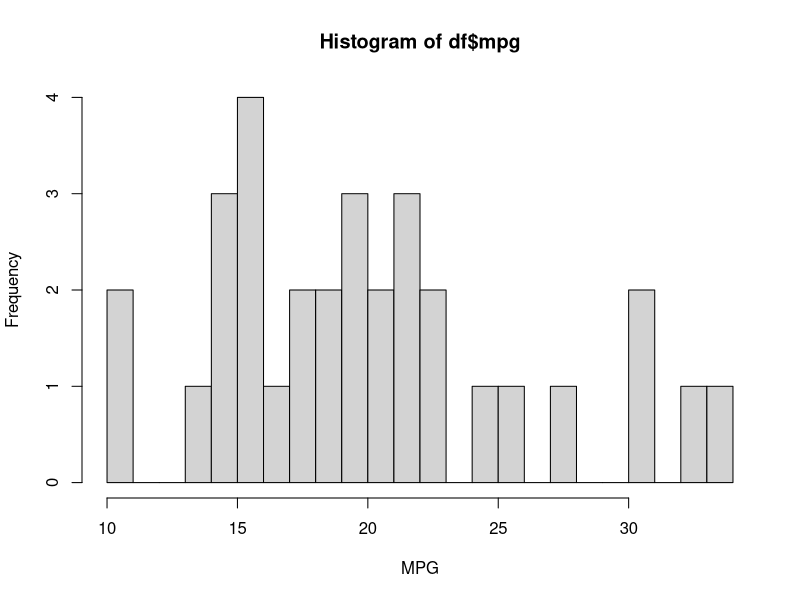
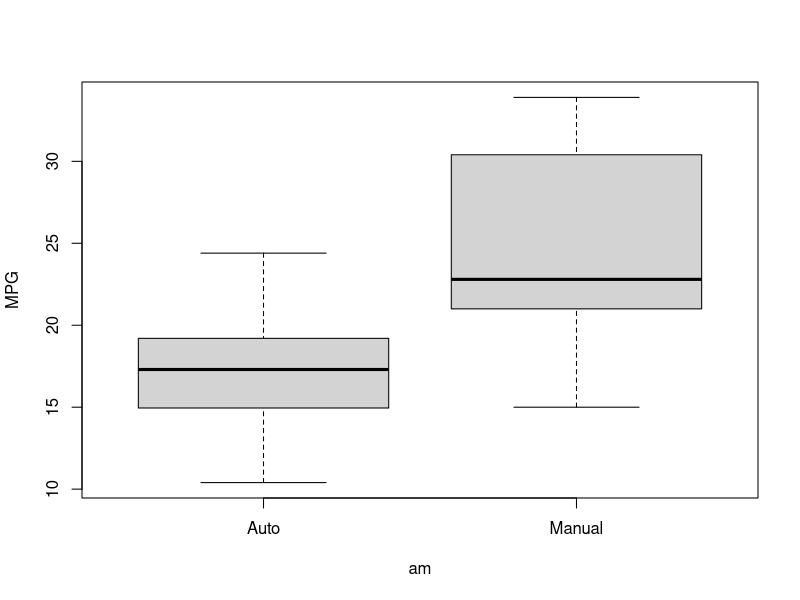
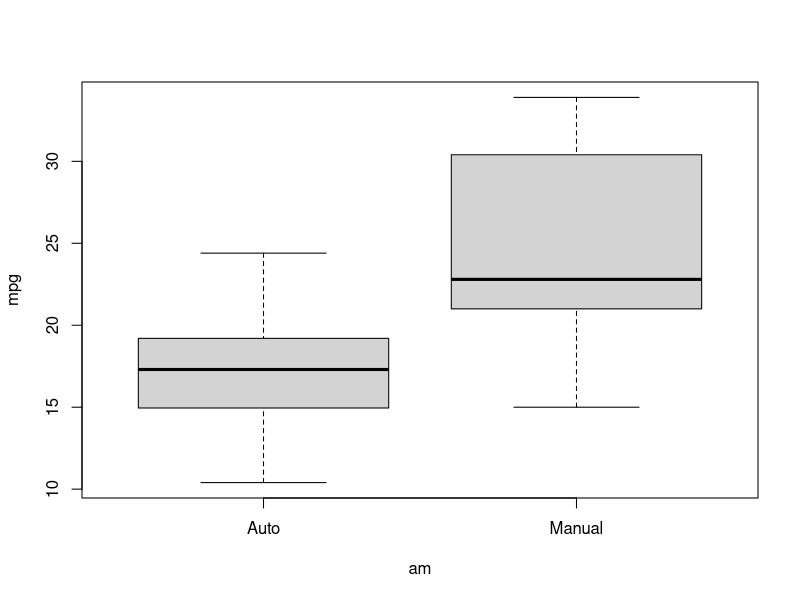
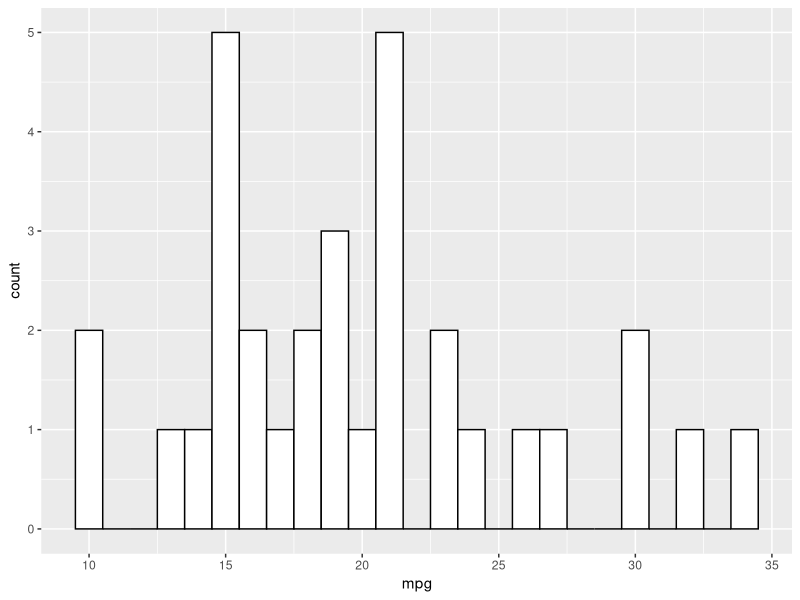
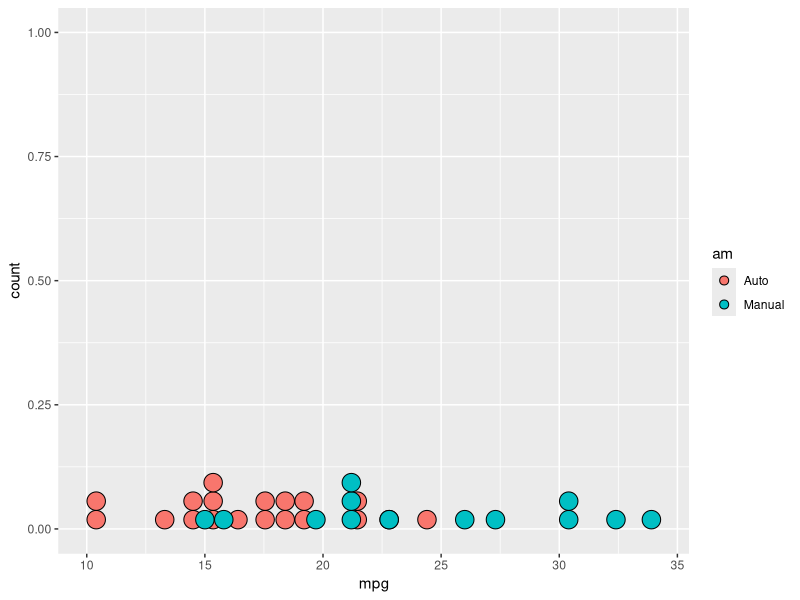
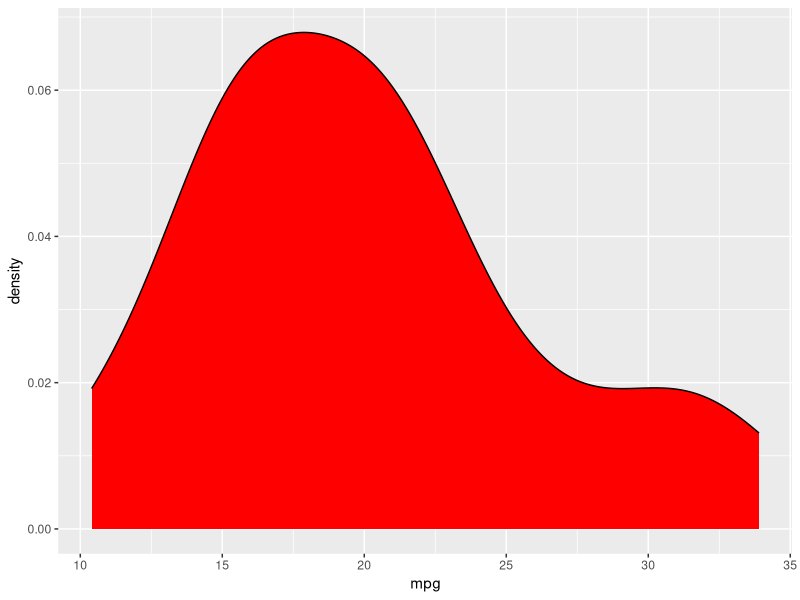
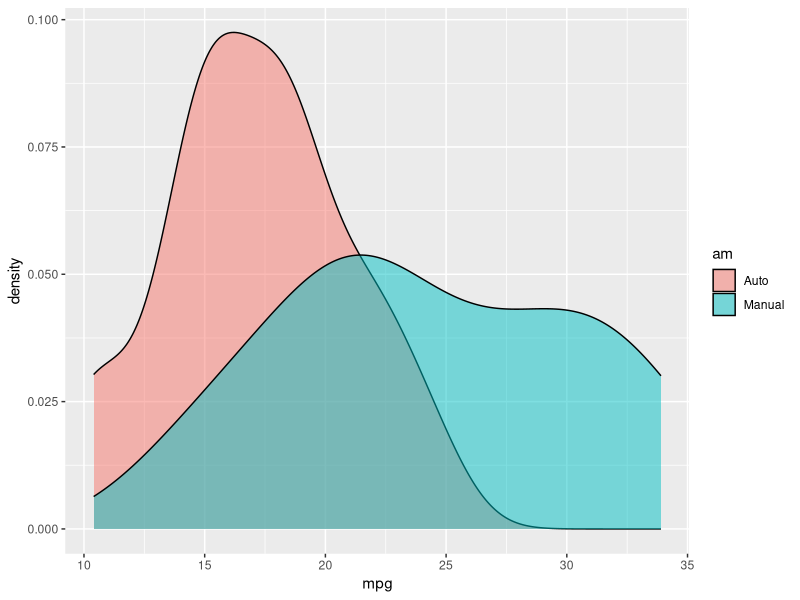
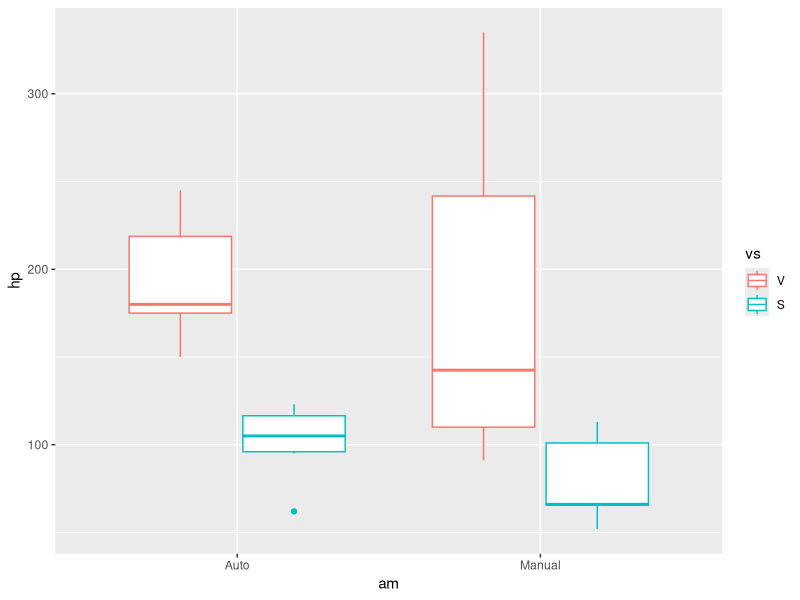

Write R code to recreate these figures, in order. (Note: this script raises an error after producing the figures.)
library(ggplot2)

df <- mtcars
df$vs <- factor(df$vs, labels = c("V", "S"))
df$am <- factor(df$am, labels = c("Auto", "Manual"))

hist(df$mpg, breaks = 20, xlab = "MPG")
boxplot(mpg ~ am, df, ylab = "MPG")
plot(mpg ~ am, df)

ggplot(df, aes(x = mpg))+
  geom_histogram(fill = "white", col = "black", binwidth = 1)

ggplot(df, aes(x = mpg, fill = am))+
  geom_dotplot()

ggplot(df, aes(x = mpg))+
  geom_density(fill = "red")

ggplot(df, aes(x = mpg, fill = am))+
  geom_density(alpha = 0.5)

ggplot(df, aes(x = am, y = hp, col = vs))+
  geom_boxplot()

myplot <- ggplot(df, aes(x = mpg, y = hp, col = vs, size = qsec))+
  geom_point()


mean_mpg <- mean(df$mpg)
descr_df <- describe(df[, -c(8:9)])

boxplot <- ggplot(df, aes(x = factor(am), y = disp))+
  geom_boxplot()+
  xlab("Transmission")+
  ylab("Displacement (cu.in.)")+
  ggtitle("Box - plot")

write.csv(df, "df.csv")
write.csv(descr_df, "descr_df.csv")


#Домашнее задание 1
head(airquality)
ggplot(airquality, aes(x = as.factor(Month), y = Ozone))+ #важно, что обычные количественные надо преобразовывать в фактор
  geom_boxplot()

#Домашнее задание 2
plot1 <- ggplot(mtcars, aes(x = mpg, y = disp, colour = hp, size = hp))+
  geom_point()
plot1

#Домашнее задание 3
head(iris)
ggplot(iris, aes(x = Sepal.Length, y = Sepal.Width, col = Species, size = Petal.Length))+
  geom_point(alpha = 0.6)
